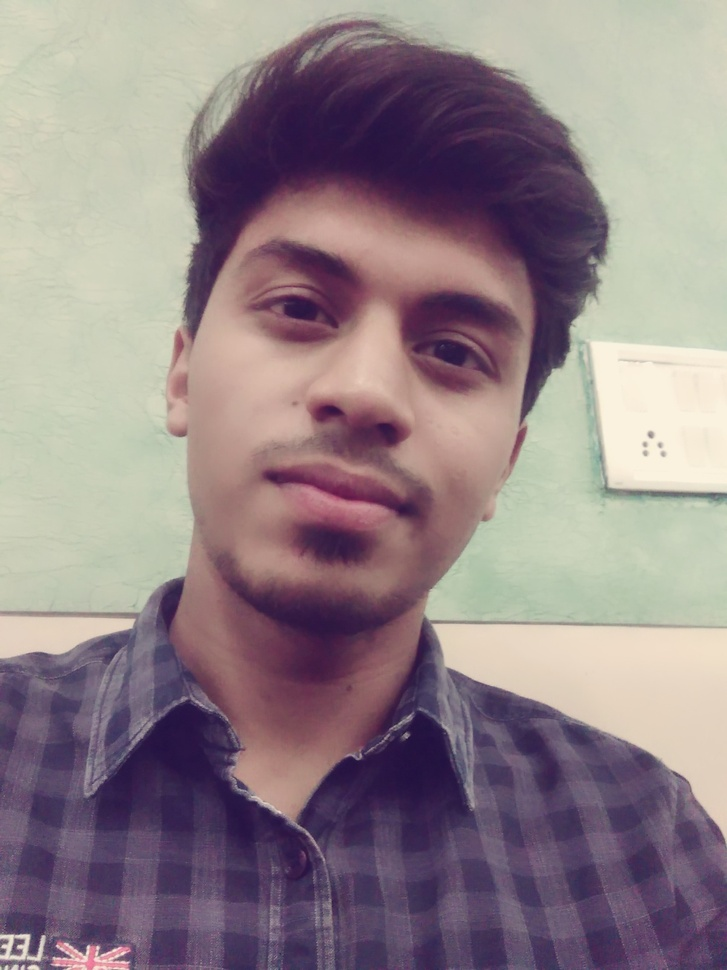
#> input picture machine_learning_algo/my.jpg, 727 x 970 px, shrunk from 1200 x 1600 before the run, found by its file name
$ python cv.py
#> lines starting #> are read from the running program, lines starting #| are printed output that depends on the picture; after the words box and inside, x2 and y2 are one past the last pixel; in counts of white or black regions, pixels touching at a corner belong together
#!/usr/bin/python3

#sudo pip3 install opencv-contrib-python

#This program is stating how to load an image in different modes and how to close it properly.

import cv2
img = cv2.imread('my.jpg',1)     #reading image in colour mode/colourful
#> img is the input picture: shape (970, 727, 3); mean B, G, R 135.8, 131.4, 146.5


#img1 = cv2.imread('my.jpg',0)    # 0 for removing all colours/greyscale

#img[0][0]    check colour at pixel position

#img1 = img[0:200,0:300]

cv2.imshow('adhoc',img)    #adhoc is the name of the image
    #here image can be closed by pressing any key


#cv2.rectangle(img,(100,100),(300,300),(0,0,76),5)
cv2.circle(img,(200,200),(100),(0,255,0),-1)
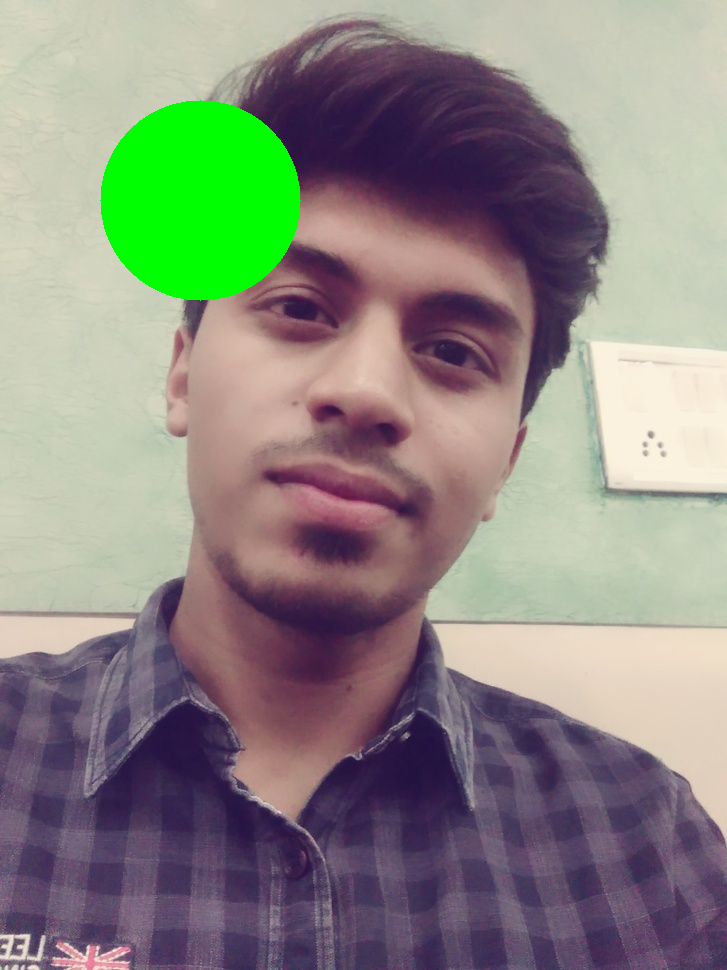
#> img: shape (970, 727, 3); 4.46% of pixels changed, all inside (x1, y1, x2, y2) = (100, 100, 301, 301)
	#   name   center rad    color   width

#   polygon     eclipse   text


cv2.imwrite('my1.jpg',img)      #########   to save the image locally


cv2.imshow('windowsname',img)		#_____________-to display the image
cv2.waitKey(0)    # 0 for waiting lifetime action/ infinite time
#cv2.waitKey(time)  waiting time in ms

cv2.destroyAllWindows()   #to close all windows properly
